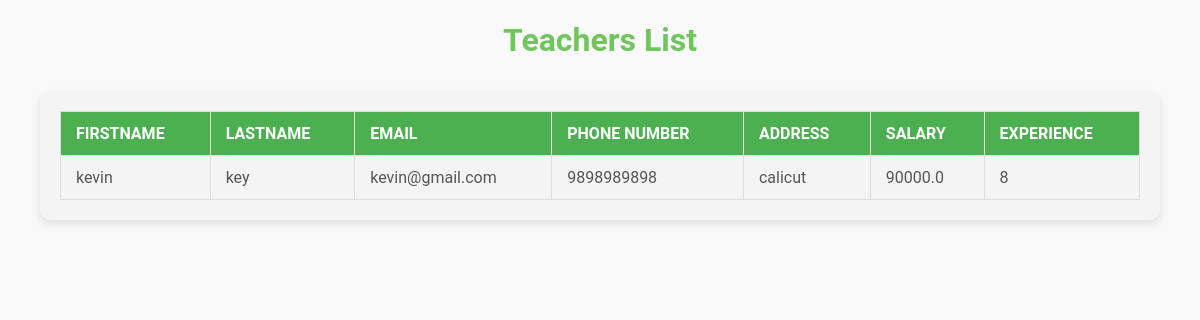
The page /viewtchr on the database as committed earlier.
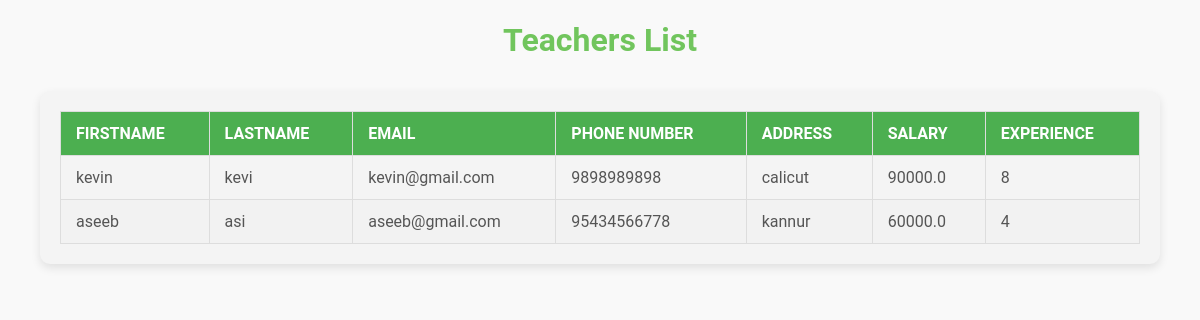
The same page on the database as committed later.
### tables this page shows
CREATE TABLE Teacher (
    teachid INTEGER PRIMARY KEY AUTOINCREMENT,
    logid INTEGER,
    firstname TEXT,
    lastname TEXT,
    email TEXT,
    address TEXT,
    phone_number BIGINT,
    salary FLOAT,
    experience INTEGER,
    FOREIGN KEY (logid) REFERENCES Login(loginid)
);

### student.py (the view)
@app.route('/viewtchr')
def viewtchr():
    con=sqlite3.connect("studentmanagement.db")
    con.row_factory=sqlite3.Row
    cursor1=con.cursor()
    cursor1.execute("select * from Teacher")
    data=cursor1.fetchall()
    return render_template("viewtchr.html",view=data)

### templates/viewtchr.html (shortened to what this page needs)
<!DOCTYPE html>
<html lang="en">
<head>
</head>
<body>
    <h1>Teachers List</h1>
    <div class="table-container">
        <table >
            <thead>
                <tr>
                    <th>Firstname</th>
                    <th>Lastname</th>
                    <th>Email</th>
                    <th>Phone Number</th>
                    <th>Address</th>
                    <th>Salary</th>
                    <th>Experience</th>
                </tr>
            </thead>
            <tbody>
                {% for i in view %}
                <tr>
                    <td>{{i.firstname}}</td>
                    <td>{{i.lastname}}</td>
                    <td>{{i.email}}</td>
                    <td>{{i.phone_number}}</td>
                    <td>{{i.address}}</td>
                    <td>{{i.salary}}</td>
                    <td>{{i.experience}}</td>
                </tr>
                {% endfor %}
            </tbody>
        </table>
    </div>
</body>
</html>

Rows that differ between the two databases and show on the page:
changed Teacher "kevin": lastname "key" → "kevi"
added Teacher: firstname "aseeb", lastname "asi", email "aseeb@gmail.com", phone_number "95434566778", address "kannur", salary "60000.0", experience "4"
